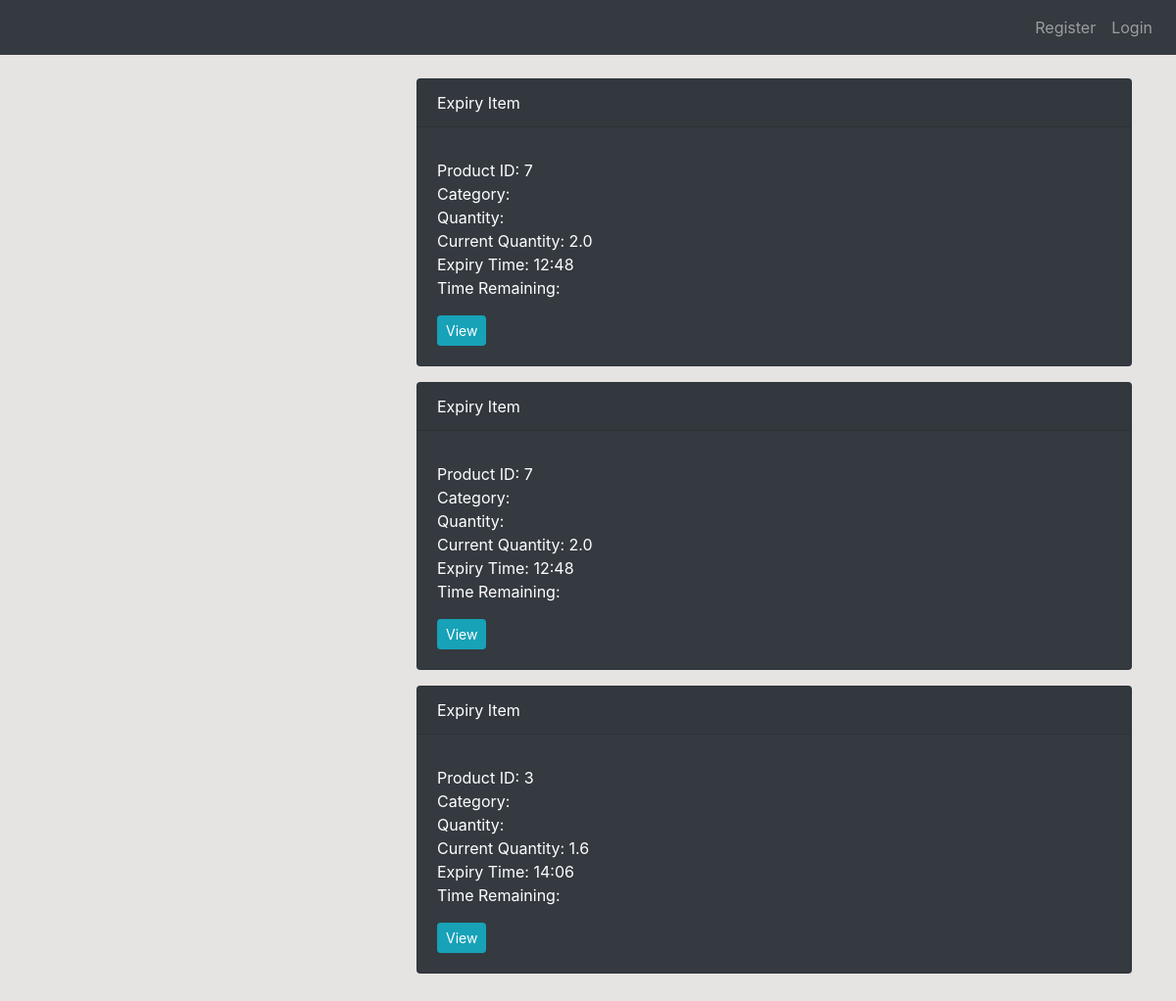
/expiry/notifications/, run on the app's committed database.
### expiry/models.py (models this page shows, shortened)
class ExpiryItem(models.Model):
    product = models.ForeignKey(Product,on_delete=models.CASCADE,null=True)
    expiry_time = models.TimeField()
    class Meta:
        app_label = 'expiry'
        ordering = ['expiry_time']
    def current_quantity(self):
        orders = Order.objects.filter(product=self.product)
        total_ordered = sum(order.sold_quantity for order in orders)
        return self.product.quantity - total_ordered

### dashboard/models.py (models this page shows, shortened)
class Product(models.Model):
    product_id = models.CharField(max_length=30,null=True)
    product_name = models.CharField(max_length=30,null=True)
    category= models.CharField(max_length=30,choices=CATEGORY,null=True)
    quantity=models.FloatField(validators=[MinValueValidator(0.25), MaxValueValidator(400.0)],null=True)

class Order(models.Model):
    product = models.ForeignKey(Product,on_delete=models.CASCADE,null=True)
    sold_quantity=models.FloatField(validators=[MinValueValidator(0.25), MaxValueValidator(20.0)],null=True)
    price=models.FloatField(validators=[MinValueValidator(0.25), MaxValueValidator(400.0)],null=True)
    sales=models.PositiveIntegerField(default=0,editable=False)
    date=models.DateTimeField(auto_now_add=True)

### expiry/views.py (the view)
# urls.py: path('notifications/', NotificationView.as_view(), name='notifications'),
class NotificationView(View):
    template_name = 'expiry/notifications.html'
    def get(self, request, *args, **kwargs):
        expiring_items = ExpiryItem.objects.filter(expiry_time__gte=timezone.now().time()).order_by('expiry_time')[:3]
        return render(request, self.template_name, {'expiring_items': expiring_items})

### templates/expiry/notifications.html (shortened to what this page needs)
{% extends 'partials/base.html' %}
{% block content %}
<div class="container">
    <div class="row my-4">
        <div class="col-md-4"></div>
        <div class="col-md-8">
            {% if expiring_items %}
                {% for item in expiring_items %}
                    <div class="card text-white bg-dark mb-3">
                        <div class="card-header">Expiry Item</div>
                        <div class="card-body">
                            <p class="card-text">
                                Product ID: {{ item.product_id }}<br>
                                Category: {{ item.category }}<br>
                                Quantity: {{ item.quantity }}<br>
                                Current Quantity: {{ item.current_quantity }}<br>
                                Expiry Time: {{ item.expiry_time|time:"H:i" }}<br>
                                Time Remaining: {{ item.time_remaining|time:"H:i" }}<br>
                            </p>
                            <a href="#" class="btn btn-info btn-sm">View</a>
                        </div>
                    </div>
                {% endfor %}
            {% else %}
                <p>No items with expiry dates found.</p>
            {% endif %}
        </div>
    </div>
</div>
{% endblock %}

### static/style.css (style rules this page uses)
body { background: rgb(230, 227, 227); }

### data on the page
ExpiryItem: product_id "7", current_quantity "2.0", expiry_time "12:48"
ExpiryItem: product_id "7", current_quantity "2.0", expiry_time "12:48"
ExpiryItem: product_id "3", current_quantity "1.6", expiry_time "14:06"
